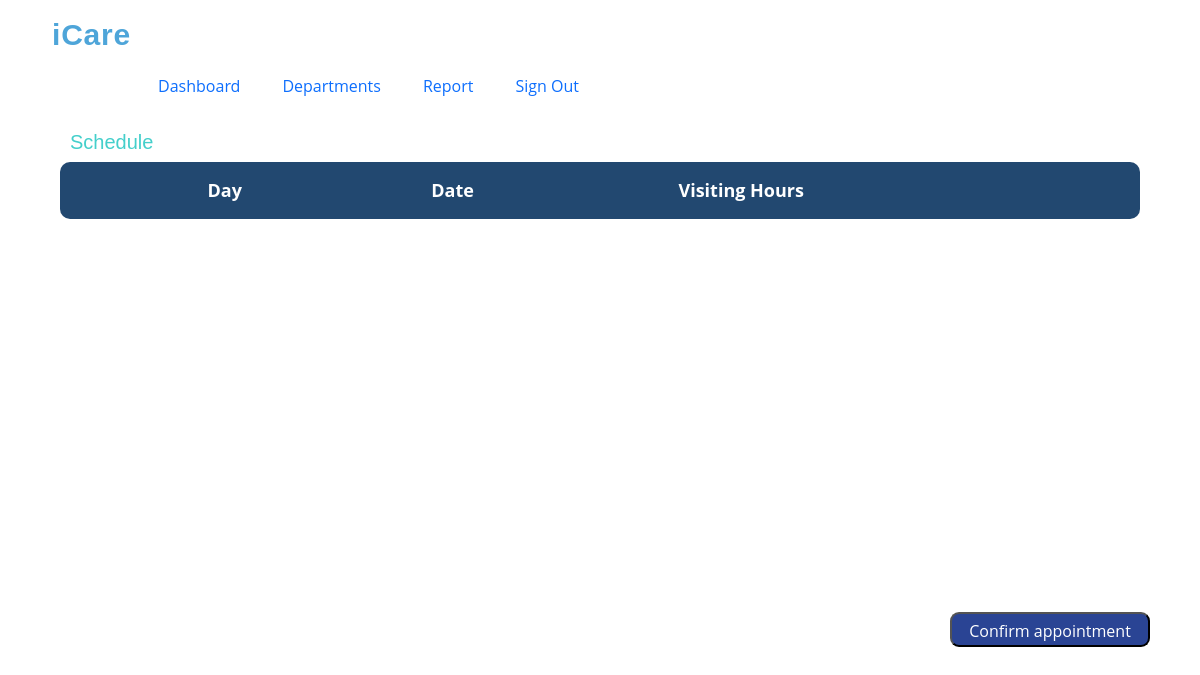
/schedule.php, run on an earlier commit of the app's database.
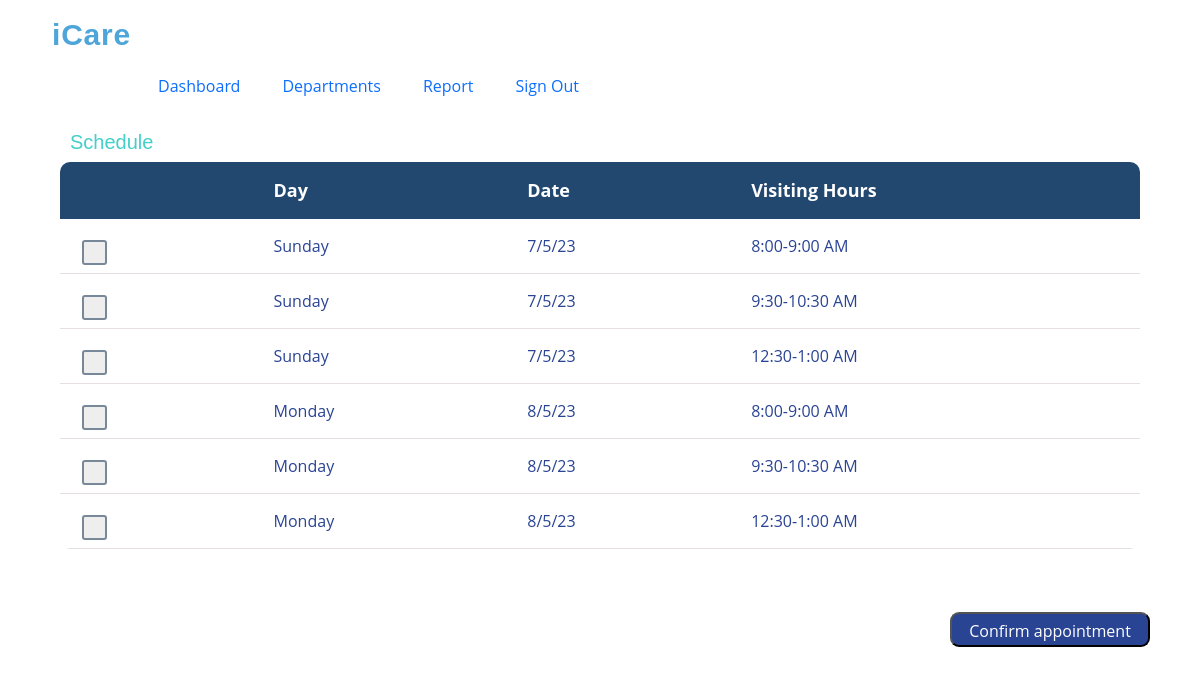
And on a later commit of the database.
### tables this page shows
CREATE TABLE `doctor_schedule` (
  `day` varchar(9) NOT NULL,
  `date` varchar(9) NOT NULL,
  `time` varchar(15) NOT NULL
);

### schedule.php (the view, shortened to what this page needs)
<?php
$contact=$_POST['user_phone'];
$dept_name=$_POST['department'];
$doc_phone=$_POST['doc_phone'];
$link = mysqli_connect("localhost", "root", "", "hospital");
$res = mysqli_query($link, "SELECT * FROM doctor_details WHERE doc_phone = '$doc_phone'");
$row = mysqli_fetch_assoc($res);
    $doc_name = $row['doc_name'];
    $link = mysqli_connect("localhost", "root", "", "hospital");
$res = mysqli_query($link, "SELECT * FROM patient_details WHERE pat_phone = trim('$contact')");
    $row = mysqli_fetch_assoc($res);
    $pat_name = $row['pat_name'];
?>
<!DOCTYPE html>
<html lang="en">
<head>
    <link href="assets/css/schedule.css" rel="stylesheet">
    <link href="https://cdn.jsdelivr.net/npm/bootstrap@5.0.2/dist/css/bootstrap.min.css" rel="stylesheet">
    <link rel="stylesheet" href="assets/css/style.css" />
</head>
<body>
<form action="index.php?user_phone=<?php echo trim($_SESSION['user_phone']); ?>" method="post">
    <header id="header" class="fixed-top">
        <div class="container">
            <h1 class="logo me-auto"><a href="index.html">iCare</a></h1>
          <nav id="navbar" class="navbar navbar-light">
            <ul>
            <li><a class="nav-link scrollto active" href="index.php?user_phone=<?php echo trim($_SESSION['user_phone']); ?>">Dashboard</a></li>
            <li><a class="nav-link scrollto" href="department.php?user_phone=<?php echo $_SESSION['user_phone']; ?>">Departments</a></li>
              <li><a class="nav-link scrollto" href="reportlist.html">Report</a></li>
              <li><a class="nav-link scrollto" href="#login.html">Sign Out</a></li>
            </ul>
          </nav>
        </div>
      </header>
    <br> <br> <br><br> <br>
        <h1 class="t">Schedule</h1>
        <table class="contents">
            <thead>
                <tr>
                    <th></th>
                    <th>Day</th>
                    <th>Date</th>
                    <th>Visiting Hours</th>
                </tr>
            </thead>
            <tbody>
            <?php
$link = mysqli_connect("localhost", "root", "", "hospital");
$res = mysqli_query($link, "SELECT * FROM doctor_schedule");
while ($row = mysqli_fetch_assoc($res)) {
    $date= $row['date'];
    $time=$row['time'];
    $day=$row['day'];
    $schedule_id = $row['date'] . ',' . $row['time'].',' . $row['day'].','.$contact.','.$doc_phone.','.$dept_name.','.$doc_name.','.$pat_name;
    $res1 = mysqli_query($link, "SELECT * FROM appointment_details WHERE app_date='$date' AND app_time='$time' AND app_day='$day' AND app_doc_phone='$doc_phone'");
$count = mysqli_num_rows($res1);
    if($count==1){
    }
    else{
    echo "<tr>
        <td>
            <label class='ch'>
                <input type='checkbox' name='schedule[]' value='".$schedule_id."'>
                <span class='checkmark'></span>
                <input type=hidden name=phone value=' $contact '>
            </label>
        </td>
        <td>".$row['day']."</td>
        <td>".$row['date']."</td>
        <td>".$row['time']."</td>
    </tr>";
    }
}
?>
    <button type="submit" name="submit" class="app">Confirm appointment</button>
</form>
</body>
</html>

What changed in the data, as far as the page shows it:
added doctor_schedule: day "Sunday", date "7/5/23", time "8:00-9:00 AM"
added doctor_schedule: day "Sunday", date "7/5/23", time "9:30-10:30 AM"
added doctor_schedule: day "Sunday", date "7/5/23", time "12:30-1:00 AM"
added doctor_schedule: day "Monday", date "8/5/23", time "8:00-9:00 AM"
added doctor_schedule: day "Monday", date "8/5/23", time "9:30-10:30 AM"
added doctor_schedule: day "Monday", date "8/5/23", time "12:30-1:00 AM"
